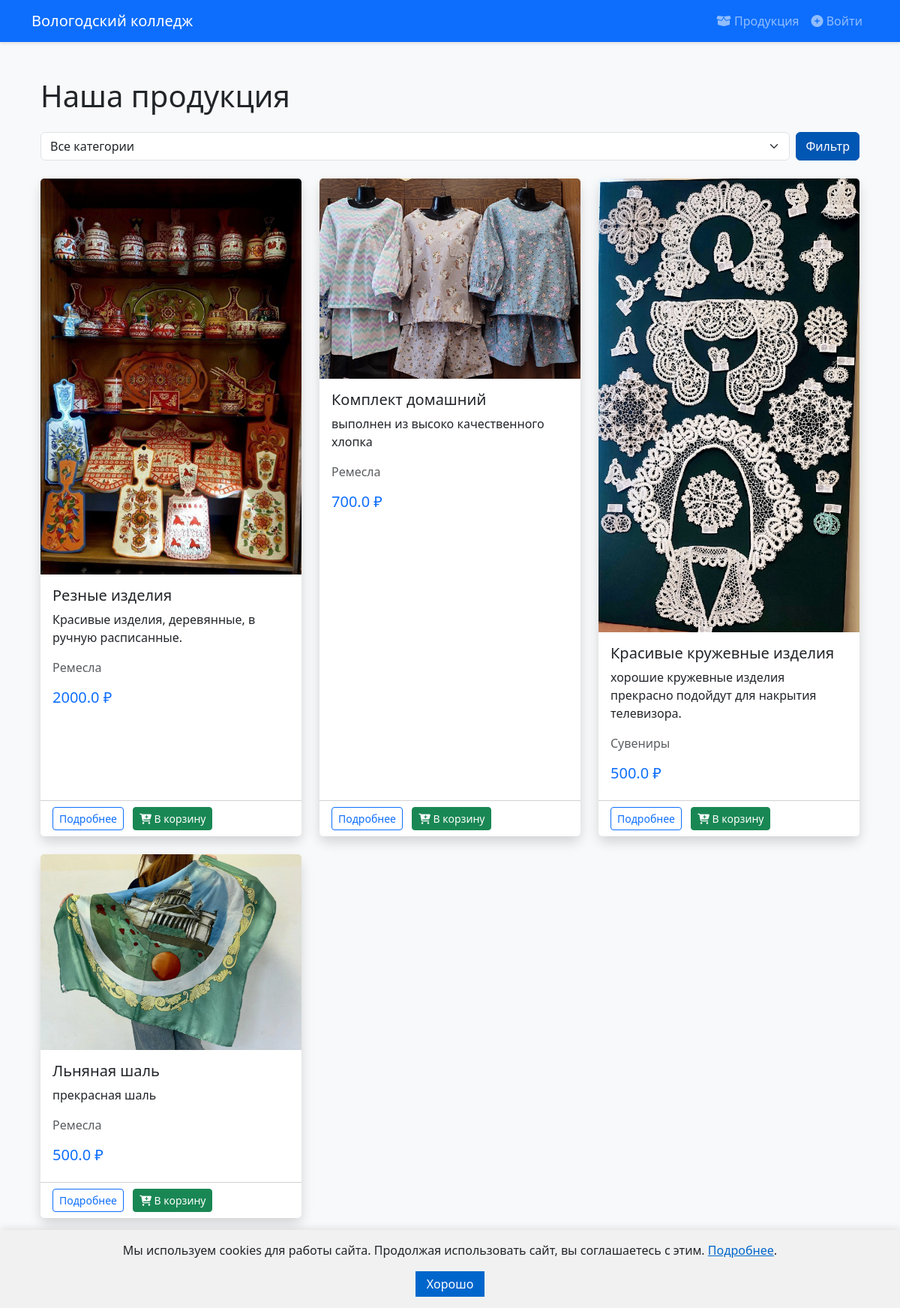
Page /products on the committed database.
### main.py (models this page shows)
class Product(db.Model):
    id = db.Column(db.Integer, primary_key=True)
    name = db.Column(db.String(100), nullable=False)
    description = db.Column(db.String(300))
    price = db.Column(db.Float)
    category = db.Column(db.String(50))
    image = db.Column(db.String(100))

### main.py (the view)
@app.route('/products')
def products():
    category = request.args.get('category')
    if category:
        products = Product.query.filter_by(category=category).all()
    else:
        products = Product.query.all()
    return render_template('products.html', products=products)

### templates/products.html (shortened to what this page needs)
{% extends "base.html" %}
{% block content %}
<div class="container mt-4">
    <h1 class="mb-4">Наша продукция</h1>
    <div class="mb-4">
        <form class="d-flex" method="GET">
            <select name="category" class="form-select me-2">
                <option value="">Все категории</option>
            </select>
            <button type="submit" class="btn btn-primary">Фильтр</button>
        </form>
    </div>
    <div class="row row-cols-1 row-cols-md-3 g-4">
        {% for product in products %}
        <div class="col">
            <div class="card h-100 shadow">
                {% if product.image and product.image != '' %}
                    <img src="{{ url_for('static', filename=product.image) }}" class="card-img-top" alt="{{ product.name }}">
                {% else %}
                    <div class="card-img-top bg-light d-flex align-items-center justify-content-center" style="height: 200px;">
                        <i class="fas fa-box-open fa-5x text-muted"></i>
                    </div>
                {% endif %}
                <div class="card-body">
                    <h5 class="card-title">{{ product.name }}</h5>
                    <p class="card-text">{{ product.description }}</p>
                    <p class="text-muted">{{ product.category }}</p>
                    <h5 class="text-primary">{{ product.price }} ₽</h5>
                </div>
                <div class="card-footer bg-white">
                    <a href="{{ url_for('product_detail', id=product.id) }}" class="btn btn-sm btn-outline-primary">
                        Подробнее
                    </a>
                    <form method="POST" action="{{ url_for('cart') }}" class="d-inline">
                        <button type="submit" class="btn btn-sm btn-success ms-2">
                            <i class="fas fa-cart-plus"></i> В корзину
                        </button>
                    </form>
                </div>
            </div>
        </div>
        {% endfor %}
    </div>
</div>
{% endblock %}

### templates/base.html (shortened to what this page needs)
<!DOCTYPE html>
<html lang="ru">
<head>
    <link href="https://cdn.jsdelivr.net/npm/bootstrap@5.3.0/dist/css/bootstrap.min.css" rel="stylesheet">
    <link href="https://cdnjs.cloudflare.com/ajax/libs/font-awesome/6.4.0/css/all.min.css" rel="stylesheet">
    <link rel="stylesheet" href="{{ url_for('static', filename='css/style.css') }}">
</head>
<body>
    <nav class="navbar navbar-expand-lg navbar-dark bg-primary">
        <div class="container">
            <a class="navbar-brand" href="/">Вологодский колледж</a>
            <div class="collapse navbar-collapse" id="navbarNav">
                <ul class="navbar-nav ms-auto">
                    <li class="nav-item">
                        <a class="nav-link" href="/products"><i class="fas fa-box-open"></i> Продукция</a>
                    </li>
                    {% if current_user.is_authenticated%}
                        <li class="nav-item">
                            <a class="nav-link" href="/logout"><i class="fas fa-plus-circle"></i> Выйти </a>
                        </li>
                        <li class="nav-item">
                            <a class="nav-link" href="/cart"><i class="fas fa-plus-circle"></i> Корзина </a>
                        </li>
                        <li class="nav-item">
                            <a class="nav-link" href="/user_page"><i class="fas fa-plus-circle"></i> Профиль </a>
                        </li>
                    {% else %}
                        <li class="nav-item">
                            <a class="nav-link" href="/login"><i class="fas fa-plus-circle"></i> Войти </a>
                        </li>
                    {% endif %}
                </ul>
            </div>
        </div>
    </nav>
    <div class="content-wrap">
        <div class="container my-5">
            {% block content %}{% endblock %}
        </div>
    </div>
    <footer class="bg-light text-center py-3">
        <p>© 2024 Вологодский губернаторский колледж</p>
    </footer>
</body>
<div id="cookie-banner" style="display: none; position: fixed; bottom: 0; left: 0; right: 0; background: #f1f1f1; padding: 15px; text-align: center; box-shadow: 0 -2px 10px rgba(0,0,0,0.1); z-index: 1000;">
  <p>Мы используем cookies для работы сайта. Продолжая использовать сайт, вы соглашаетесь с этим.
    <a href="/privacy-policy" style="color: #0066cc;">Подробнее</a>.
  </p>
  <button onclick="hideCookieBanner()" style="background: #0066cc; color: white; border: none; padding: 5px 15px; cursor: pointer;">Хорошо</button>
</div>
</html>

### static/style.css (style rules this page uses)
:root { --college-blue: #0056b3; --college-gold: #ffc107; }
body { background-color: #f8f9fa; font-family: 'Segoe UI', Tahoma, Geneva, Verdana, sans-serif; }
.navbar { box-shadow: 0 2px 4px rgba(0, 0, 0, 0.1); }
.card { border: none; border-radius: 10px; }
.btn-primary { background-color: var(--college-blue); border-color: var(--college-blue); }
.btn { transition: transform 0.2s; }
footer { position: relative; bottom: 0; width: 100%; }
html, body { height: 100%; }
body { display: flex; flex-direction: column; }
.container { flex: 1 0 auto; }
footer { flex-shrink: 0; }

### templates/base.html (style rules this page uses)
html { height: 100%; }
body { min-height: 100%; display: flex; flex-direction: column; }
.content-wrap { flex: 1; }

### rows in the picture
Product: image (picture), name "Резные изделия", description "Красивые изделия, деревянные, в ручную расписанные.", category "Ремесла", price "2000.0"
Product: image (picture), name "Комплект домашний", description "выполнен из высоко качественного хлопка", category "Ремесла", price "700.0"
Product: image (picture), name "Красивые кружевные изделия", description "хорошие кружевные изделия прекрасно подойдут для накрытия телевизора.", category "Сувениры", price "500.0"
Product: image (picture), name "Льняная шаль", description "прекрасная шаль", category "Ремесла", price "500.0"
